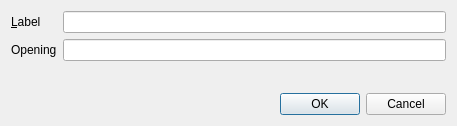
<?xml version="1.0" encoding="UTF-8"?>
<ui version="4.0">
 <class>EditAddressDialog</class>
 <widget class="QDialog" name="EditAddressDialog">
  <property name="geometry">
   <rect>
    <x>0</x>
    <y>0</y>
    <width>457</width>
    <height>126</height>
   </rect>
  </property>
  <property name="windowTitle">
   <string>Edit Opening</string>
  </property>
  <layout class="QVBoxLayout" name="verticalLayout">
   <item>
    <layout class="QFormLayout" name="formLayout">
     <property name="fieldGrowthPolicy">
      <enum>QFormLayout::AllNonFixedFieldsGrow</enum>
     </property>
     <item row="0" column="0">
      <widget class="QLabel" name="label">
       <property name="text">
        <string>&amp;Label</string>
       </property>
       <property name="buddy">
        <cstring>labelEdit</cstring>
       </property>
      </widget>
     </item>
     <item row="0" column="1">
      <widget class="QLineEdit" name="labelEdit">
       <property name="toolTip">
        <string>The label associated with this address book entry</string>
       </property>
      </widget>
     </item>
     <item row="1" column="0">
      <widget class="QLabel" name="label_2">
       <property name="text">
        <string>Opening</string>
       </property>
       <property name="buddy">
        <cstring>addressEdit</cstring>
       </property>
      </widget>
     </item>
     <item row="1" column="1">
      <widget class="QLineEdit" name="addressEdit">
       <property name="toolTip">
        <string>The address associated with this address book entry. This can only be modified for sending addresses.</string>
       </property>
      </widget>
     </item>
    </layout>
   </item>
   <item>
    <widget class="QDialogButtonBox" name="buttonBox">
     <property name="orientation">
      <enum>Qt::Horizontal</enum>
     </property>
     <property name="standardButtons">
      <set>QDialogButtonBox::Cancel|QDialogButtonBox::Ok</set>
     </property>
    </widget>
   </item>
  </layout>
 </widget>
 <resources/>
 <connections>
  <connection>
   <sender>buttonBox</sender>
   <signal>accepted()</signal>
   <receiver>EditAddressDialog</receiver>
   <slot>accept()</slot>
   <hints>
    <hint type="sourcelabel">
     <x>248</x>
     <y>254</y>
    </hint>
    <hint type="destinationlabel">
     <x>157</x>
     <y>274</y>
    </hint>
   </hints>
  </connection>
  <connection>
   <sender>buttonBox</sender>
   <signal>rejected()</signal>
   <receiver>EditAddressDialog</receiver>
   <slot>reject()</slot>
   <hints>
    <hint type="sourcelabel">
     <x>316</x>
     <y>260</y>
    </hint>
    <hint type="destinationlabel">
     <x>286</x>
     <y>274</y>
    </hint>
   </hints>
  </connection>
 </connections>
</ui>
